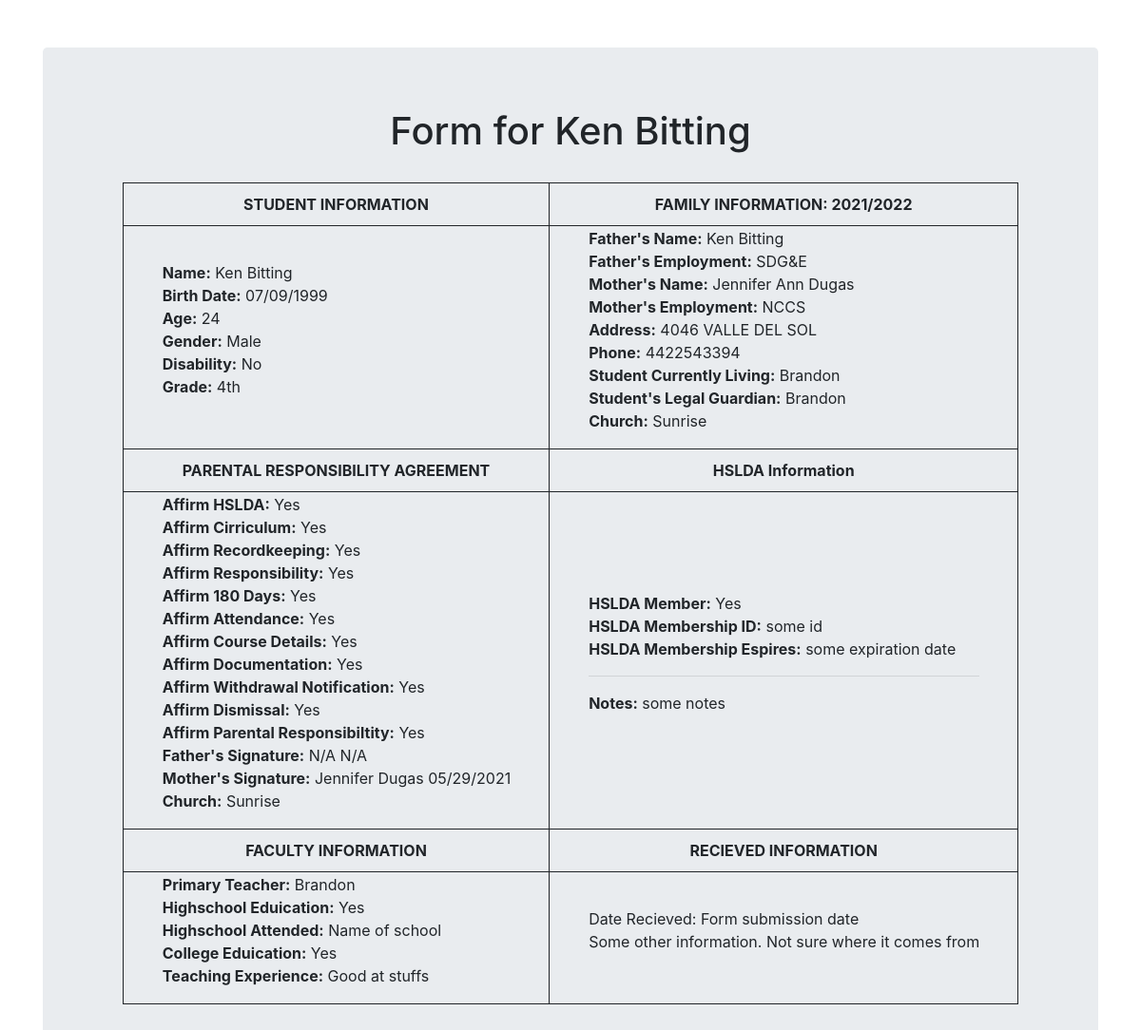
The app's page /form_app/student/Ken with its own data.
### form_app/models.py (models this page shows, shortened)
class NCCS_Student(models.Model):
    student_id = 'default'
    last_name = models.CharField(max_length=256)
    first_name = models.CharField(max_length=256)
    birth_date = models.CharField(max_length=256)
    age = models.IntegerField()
    gender = models.CharField(max_length=256, choices=GENDER_CHOICES, default=None)
    disabilities = models.CharField(max_length=256, choices=TRUE_FALSE_CHOICES, default=None)
    school_year = models.CharField(max_length=256, choices=SCHOOL_YEAR_CHOICES, default=None)
    grade = models.CharField(max_length=256, choices=GRADE_CHOICES, default=None)
    record_permission = models.CharField(max_length=256, choices=TRUE_FALSE_CHOICES, default=None)
    previous_school_year = models.CharField(max_length=256)
    previous_school = models.CharField(max_length=256)
    previous_school_mailing_address = models.CharField(max_length=256)
    previous_school_city = models.CharField(max_length=256)
    previous_school_state = models.CharField(max_length=256)
    previous_school_zip = models.CharField(max_length=256)
    previous_school_phone = models.CharField(max_length=256)
    previous_school_been_suspended = models.CharField(max_length=256, choices=TRUE_FALSE_CHOICES, default=None)
    father_name = models.CharField(max_length=256)
    father_employment = models.CharField(max_length=256)
    mother_name = models.CharField(max_length=256)
    mother_employment = models.CharField(max_length=256)
    family_address = models.CharField(max_length=256)
    family_city = models.CharField(max_length=256)
    family_state = models.CharField(max_length=256)
    family_zip = models.CharField(max_length=256)
    family_phone = models.CharField(max_length=256)
    family_email = models.CharField(max_length=256)
    student_living_with = models.CharField(max_length=256)
    student_guardian = models.CharField(max_length=256)
    family_church = models.CharField(max_length=256)
    HSLDA_membership = models.CharField(max_length=256, choices=TRUE_FALSE_CHOICES, default=None)
    primary_teacher = models.CharField(max_length=256)
    high_school_eduication = models.CharField(max_length=256, choices=TRUE_FALSE_CHOICES, default=None)
    college_eduication = models.CharField(max_length=256, choices=TRUE_FALSE_CHOICES, default=None)
    list_training = models.CharField(max_length=256)
    membership_agreement = models.CharField(max_length=256, choices=TRUE_FALSE_CHOICES, default=None)
    curriculum_agreement = models.CharField(max_length=256, choices=TRUE_FALSE_CHOICES, default=None)
    record_keeping_agreement = models.CharField(max_length=256, choices=TRUE_FALSE_CHOICES, default=None)
    parent_participation_agreement = models.CharField(max_length=256, choices=TRUE_FALSE_CHOICES, default=None)
    parent_home_agreement = models.CharField(max_length=256, choices=TRUE_FALSE_CHOICES, default=None)
    attendance_grades_agreement = models.CharField(max_length=256, choices=TRUE_FALSE_CHOICES, default=None)
    course_of_study_course_description_agreement = models.CharField(max_length=256, choices=TRUE_FALSE_CHOICES, default=None)
    read_handbook_agreement = models.CharField(max_length=256, choices=TRUE_FALSE_CHOICES, default=None)
    change_schools_agreement = models.CharField(max_length=256, choices=TRUE_FALSE_CHOICES, default=None)
    enrolment_dismissal_agreement = models.CharField(max_length=256, choices=TRUE_FALSE_CHOICES, default=None)
    parent_direction_agreement = models.CharField(max_length=256, choices=TRUE_FALSE_CHOICES, default=None)
    read_agreement = models.CharField(max_length=256, choices=TRUE_FALSE_CHOICES, default=None)
    father_signature = models.CharField(max_length=256)
    father_sign_date = models.CharField(max_length=256)
    mother_signature = models.CharField(max_length=256)
    mother_sign_date = models.CharField(max_length=256)

### form_app/views.py (the view)
# urls.py: url('student/(?P<slug>[\w-]+)$', views.student, name='student'),
def student(request, slug):
    student = NCCS_Student.objects.get(first_name=slug)
    student_dict = {'student':student}
    return render(request, 'form_app/student.html', context=student_dict)

### templates/form_app/student.html (shortened to what this page needs)
<!DOCTYPE html>
<html lang="en" dir="ltr">
  <head>
    <link rel="stylesheet" href="https://stackpath.bootstrapcdn.com/bootstrap/4.3.1/css/bootstrap.min.css">
  </head>
  <body>
    <div style='padding-top: 50px' class="container">
      <div class="jumbotron">
        <h1>Form for {{student.first_name}} {{student.last_name}}</h1>
        <table>
          <thead>
            <th>STUDENT INFORMATION</th>
            <th>FAMILY INFORMATION: {{ student.school_year }}</th>
          </thead>
          <tr>
            <td>
              <ul style="list-style-type:none">
                <li><b>Name:</b> {{student.first_name}} {{student.last_name}}</li>
                <li><b>Birth Date:</b> {{student.birth_date}}</li>
                <li><b>Age:</b> {{student.age}}</li>
                <li><b>Gender:</b> {{student.gender}}</li>
                <li><b>Disability:</b> {{student.disabilities}}</li>
                <li><b>Grade:</b> {{student.grade}}</li>
              </ul>
            </td>
            <td>
              <ul style="list-style-type:none">
                <li><b>Father's Name:</b> {{student.father_name}}</li>
                <li><b>Father's Employment:</b> {{student.father_employment}}</li>
                <li><b>Mother's Name:</b> {{student.mother_name}}</li>
                <li><b>Mother's Employment:</b> {{student.mother_employment}}</li>
                <li><b>Address:</b> {{student.family_address}}</li>
                <li><b>Phone:</b> {{student.family_phone}}</li>
                <li><b>Student Currently Living:</b> {{student.student_living_with}}</li>
                <li><b>Student's Legal Guardian:</b> {{student.student_guardian}}</li>
                <li><b>Church:</b> {{student.family_church}}</li>
              </ul>
            </td>
          </tr>
          <thead>
            <th>PARENTAL RESPONSIBILITY AGREEMENT</th>
            <th>HSLDA Information</th>
          </thead>
          <tr>
            <td>
              <ul style="list-style-type:none">
                <li><b>Affirm HSLDA:</b> {{student.membership_agreement}}</li>
                <li><b>Affirm Cirriculum:</b> {{student.curriculum_agreement}}</li>
                <li><b>Affirm Recordkeeping:</b> {{student.record_keeping_agreement}}</li>
                <li><b>Affirm Responsibility:</b> {{student.parent_participation_agreement}}</li>
                <li><b>Affirm 180 Days:</b> {{student.parent_home_agreement}}</li>
                <li><b>Affirm Attendance:</b> {{student.attendance_grades_agreement}}</li>
                <li><b>Affirm Course Details:</b> {{student.course_of_study_course_description_agreement}}</li>
                <li><b>Affirm Documentation:</b> {{student.read_handbook_agreement}}</li>
                <li><b>Affirm Withdrawal Notification:</b> {{student.change_schools_agreement}}</li>
                <li><b>Affirm Dismissal:</b> {{student.enrolment_dismissal_agreement}}</li>
                <li><b>Affirm Parental Responsibiltity:</b> {{student.parent_direction_agreement}}</li>
                <li><b>Father's Signature:</b> {{student.father_signature}} {{student.father_sign_date}}</li>
                <li><b>Mother's Signature:</b> {{student.mother_signature}} {{student.mother_sign_date}}</li>
                <li><b>Church:</b> {{student.family_church}}</li>
              </ul>
            </td>
            <td>
              <ul style="list-style-type:none">
                <li><b>HSLDA Member:</b> {{student.HSLDA_membership}}</li>
                <li><b>HSLDA Membership ID:</b> some id</li>
                <li><b>HSLDA Membership Espires:</b> some expiration date</li>
                <hr>
                <li><b>Notes:</b> some notes</li>
              </ul>
            </td>
          </tr>
          <thead>
            <th>FACULTY INFORMATION</th>
            <th>RECIEVED INFORMATION</th>
          </thead>
          <tr>
            <td>
              <ul style="list-style-type:none">
                <li><b>Primary Teacher:</b> {{student.primary_teacher}}</li>
                <li><b>Highschool Eduication:</b> {{student.high_school_eduication}}</li>
                <li><b>Highschool Attended:</b> Name of school</li>
                <li><b>College Eduication:</b> {{student.college_eduication}}</li>
                <li><b>Teaching Experience:</b> {{student.list_training}}</li>
              </ul>
            </td>
            <td>
              <ul style="list-style-type:none">
                <li>Date Recieved: Form submission date</li>
                <li>Some other information.  Not sure where it comes from</li>
              </ul>
            </td>
          </tr>
        </table>
      </div>
    </div>
  </body>
</html>

### templates/form_app/student.html (style rules this page uses)
td { border: 1px solid; padding-right: 40px; }
th { border: 1px solid; text-align: center; padding: 10px; }
table { margin: auto; }
h1 { text-align: center; margin-bottom: 30px; }

### records on screen
NCCS_Student: first_name "Ken", last_name "Bitting", school_year "2021/2022", birth_date "07/09/1999", age "24", gender "Male", disabilities "No", grade "4th", father_name "Ken Bitting", father_employment "SDG&E", mother_name "Jennifer Ann Dugas", mother_employment "NCCS", family_address "4046 VALLE DEL SOL", family_phone "4422543394", student_living_with "Brandon", student_guardian "Brandon", family_church "Sunrise", membership_agreement "Yes", curriculum_agreement "Yes", record_keeping_agreement "Yes", parent_participation_agreement "Yes", parent_home_agreement "Yes", attendance_grades_agreement "Yes", course_of_study_course_description_agreement "Yes", read_handbook_agreement "Yes", change_schools_agreement "Yes", enrolment_dismissal_agreement "Yes", parent_direction_agreement "Yes", father_signature "N/A", father_sign_date "N/A", mother_signature "Jennifer Dugas", mother_sign_date "05/29/2021", HSLDA_membership "Yes", primary_teacher "Brandon", high_school_eduication "Yes", college_eduication "Yes", list_training "Good at stuffs"
